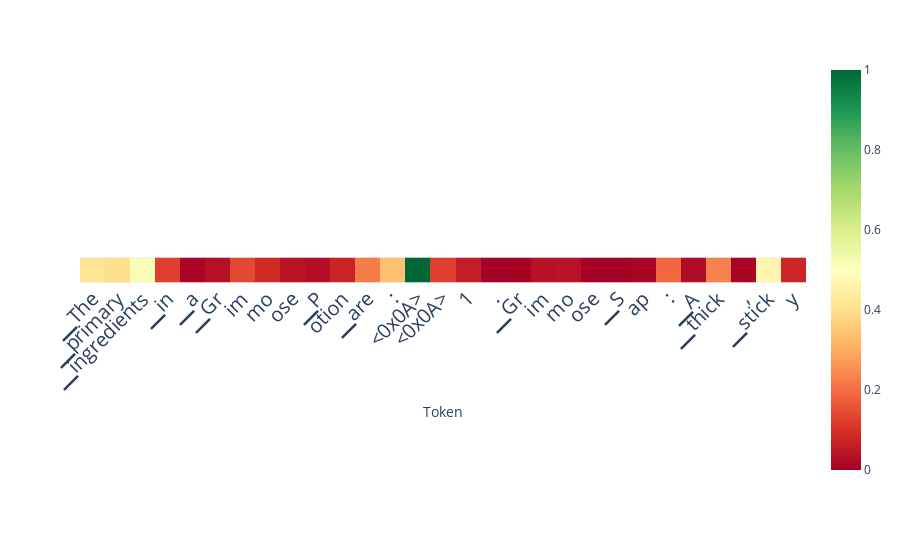

The cell this chart's notebook holds for it:
### Code cell
scores_per_token = doc.detect(output['projections'], aggregation_method='auto')
doc.plot_scores_per_token(scores_per_token, output['tokens'], lastn_tokens_to_plot=max_new_tokens, detection_method='classifier')
# doc.plot_scores_per_token(scores_per_token[:, 26:], output['tokens'][26:], lastn_tokens_to_plot=max_new_tokens, detection_method='classifier')

### Figure 1 — Plotly figure (JSON) as saved in the notebook; plotly's stock layout.template omitted (floating-point values rounded to 4 significant figures)
{"data": [{"coloraxis": "coloraxis", "hovertemplate": "Token: %{x}<br>y: %{y}<br>color: %{z}<extra></extra>", "name": "0", "type": "heatmap", "xaxis": "x", "yaxis": "y", "z": [[0.4162, 0.3992, 0.5169, 0.1239, 0.009231, 0.03241, 0.1397, 0.08698, 0.0398, 0.03003, 0.07505, 0.2238, 0.3368, 1.0, 0.1229, 0.06032, 0.002707, 0.004831, 0.03443, 0.03862, 0.004353, 0.001762, 0.01095, 0.1881, 0.02617, 0.2319, 0.008588, 0.4685, 0.07746]]}], "layout": {"autosize": true, "coloraxis": {"cmax": 1, "cmin": 0, "colorscale": [[0, "rgb(165,0,38)"], [0.1, "rgb(215,48,39)"], [0.2, "rgb(244,109,67)"], [0.3, "rgb(253,174,97)"], [0.4, "rgb(254,224,139)"], [0.5, "rgb(255,255,191)"], [0.6, "rgb(217,239,139)"], [0.7, "rgb(166,217,106)"], [0.8, "rgb(102,189,99)"], [0.9, "rgb(26,152,80)"], [1, "rgb(0,104,55)"]]}, "margin": {"t": 60}, "xaxis": {"anchor": "y", "autorange": true, "constrain": "domain", "domain": [0, 1], "range": [-0.5, 28.5], "scaleanchor": "y", "tickangle": -45, "tickfont": {"size": 20}, "ticktext": ["▁The", "▁primary", "▁ingredients", "▁in", "▁a", "▁Gr", "im", "mo", "ose", "▁P", "otion", "▁are", ":", "<0x0A>", "<0x0A>", "1", ".", "▁Gr", "im", "mo", "ose", "▁S", "ap", ":", "▁A", "▁thick", ",", "▁stick", "y", "▁substance"], "tickvals": [0, 1, 2, 3, 4, 5, 6, 7, 8, 9, 10, 11, 12, 13, 14, 15, 16, 17, 18, 19, 20, 21, 22, 23, 24, 25, 26, 27, 28, 29], "title": {"text": "Token"}}, "yaxis": {"anchor": "x", "autorange": true, "constrain": "domain", "domain": [0.4361, 0.5639], "range": [0.5, -0.5], "showticklabels": false}}}
